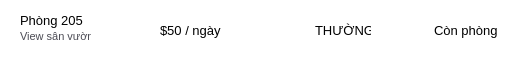
        <widget class="QFrame" name="frame_10">
         <property name="minimumSize">
          <size>
           <width>0</width>
           <height>50</height>
          </size>
         </property>
         <property name="styleSheet">
          <string notr="true">QFrame {
	background-color:white;
	border:transparent;
}</string>
         </property>
         <property name="frameShape">
          <enum>QFrame::StyledPanel</enum>
         </property>
         <property name="frameShadow">
          <enum>QFrame::Raised</enum>
         </property>
         <widget class="QLabel" name="label_42">
          <property name="geometry">
           <rect>
            <x>20</x>
            <y>0</y>
            <width>71</width>
            <height>41</height>
           </rect>
          </property>
          <property name="styleSheet">
           <string notr="true">QLabel {
	font-family: &quot;Montserrat&quot;;
	font-size:10pt;
	background-color:transparent
}</string>
          </property>
          <property name="text">
           <string>Phòng 205</string>
          </property>
         </widget>
         <widget class="QLabel" name="label_43">
          <property name="geometry">
           <rect>
            <x>20</x>
            <y>21</y>
            <width>71</width>
            <height>31</height>
           </rect>
          </property>
          <property name="styleSheet">
           <string notr="true">QLabel {
	font-family: &quot;Montserrat&quot;;
	font-size:8pt;
	background-color:transparent;
	color:#4B4B54;
}</string>
          </property>
          <property name="text">
           <string>View sân vườn</string>
          </property>
         </widget>
         <widget class="QLabel" name="label_44">
          <property name="geometry">
           <rect>
            <x>160</x>
            <y>10</y>
            <width>71</width>
            <height>41</height>
           </rect>
          </property>
          <property name="styleSheet">
           <string notr="true">QLabel {
	font-family: &quot;Montserrat&quot;;
	font-size:10pt;
	background-color:transparent
}</string>
          </property>
          <property name="text">
           <string>$50 / ngày</string>
          </property>
         </widget>
         <widget class="QLabel" name="label_45">
          <property name="geometry">
           <rect>
            <x>310</x>
            <y>10</y>
            <width>61</width>
            <height>41</height>
           </rect>
          </property>
          <property name="styleSheet">
           <string notr="true">QLabel {
	font-family: &quot;Montserrat&quot;;
	font-size:10pt;
	background-color:transparent;
	padding-left:2px
}</string>
          </property>
          <property name="text">
           <string>THƯỜNG</string>
          </property>
         </widget>
         <widget class="QLineEdit" name="lineEdit_10">
          <property name="geometry">
           <rect>
            <x>430</x>
            <y>20</y>
            <width>71</width>
            <height>20</height>
           </rect>
          </property>
          <property name="styleSheet">
           <string notr="true">QLineEdit {
	font-family: &quot;Montserrat&quot;;
	font-size:10pt;
	background-color:transparent;
	border:1px;
	padding-left:3px;
}</string>
          </property>
          <property name="text">
           <string>Còn phòng</string>
          </property>
          <property name="readOnly">
           <bool>true</bool>
          </property>
         </widget>
        </widget>
